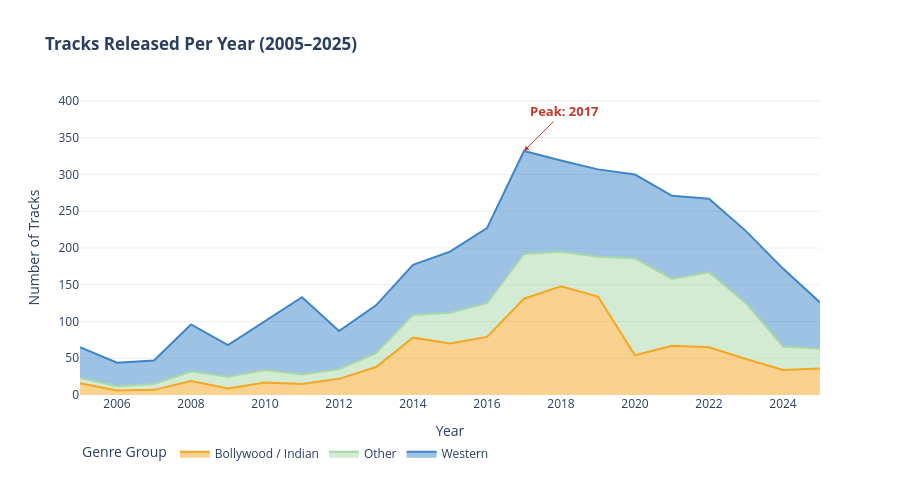

Notebook cell for this chart:
### Markdown cell above
Looking at release year trends reveals a compelling arc: the iTunes catalog grew steadily from 2010, peaked around **2016–2017**, and has been declining since. This mirrors the broader industry shift toward streaming (Spotify, Apple Music), where consumers rent music rather than purchase individual tracks.

### Code cell
year_df = df[(df['release_year'] >= 2005) & (df['release_year'] <= 2025)]
year_counts = year_df.groupby('release_year').size().reset_index(name='tracks')

df['genre_group'] = df['genre'].apply(
    lambda g: 'Bollywood / Indian' if g in ['Bollywood', 'Indian Pop', 'Punjabi Pop', 'Telugu']
    else ('Western' if g in ['Pop', 'Rock', 'Hip-Hop/Rap', 'R&B/Soul', 'Country', 'Alternative', 'Dance', 'Electronic']
    else 'Other')
)

year_genre = (
    df[(df['release_year'] >= 2005) & (df['release_year'] <= 2025)]
    .groupby(['release_year', 'genre_group'])
    .size()
    .reset_index(name='tracks')
)

fig5 = px.area(
    year_genre,
    x='release_year',
    y='tracks',
    color='genre_group',
    color_discrete_map={
        'Western': '#3d85c8',
        'Bollywood / Indian': '#f6a623',
        'Other': '#a8d8a8'
    },
    title='<b>Tracks Released Per Year (2005–2025)</b>',
    labels={'release_year': 'Year', 'tracks': 'Number of Tracks', 'genre_group': 'Genre Group'}
)

fig5.add_annotation(
    x=2017, y=332, text='<b>Peak: 2017</b>',
    showarrow=True, arrowhead=2, ax=40, ay=-40,
    font=dict(color='#c0392b', size=13),
    arrowcolor='#c0392b'
)

fig5.update_layout(
    height=480,
    plot_bgcolor='white',
    xaxis=dict(showgrid=False, dtick=2),
    yaxis=dict(showgrid=True, gridcolor='#eee'),
    legend=dict(title='Genre Group', orientation='h', y=-0.15)
)
fig5.show()

print('\nInsight: Catalog releases peaked in 2016-2017 and have significantly declined  by 2024,')
print('consistent with the shift from individual track purchases to streaming subscriptions.')

### Figure 1 — Plotly figure (JSON) as saved in the notebook; plotly's stock layout.template omitted (floating-point values rounded to 4 significant figures)
{"data": [{"fillpattern": {"shape": ""}, "hovertemplate": "Genre Group=Bollywood / Indian<br>Year=%{x}<br>Number of Tracks=%{y}<extra></extra>", "legendgroup": "Bollywood / Indian", "line": {"color": "#f6a623"}, "marker": {"symbol": "circle"}, "mode": "lines", "name": "Bollywood / Indian", "orientation": "v", "showlegend": true, "stackgroup": "1", "type": "scatter", "x": [2005, 2006, 2007, 2008, 2009, 2010, 2011, 2012, 2013, 2014, 2015, 2016, 2017, 2018, 2019, 2020, 2021, 2022, 2023, 2024, 2025], "xaxis": "x", "y": [16, 6, 7, 19, 9, 17, 15, 22, 38, 78, 70, 79, 131, 148, 134, 54, 67, 65, 49, 34, 36], "yaxis": "y"}, {"fillpattern": {"shape": ""}, "hovertemplate": "Genre Group=Other<br>Year=%{x}<br>Number of Tracks=%{y}<extra></extra>", "legendgroup": "Other", "line": {"color": "#a8d8a8"}, "marker": {"symbol": "circle"}, "mode": "lines", "name": "Other", "orientation": "v", "showlegend": true, "stackgroup": "1", "type": "scatter", "x": [2005, 2006, 2007, 2008, 2009, 2010, 2011, 2012, 2013, 2014, 2015, 2016, 2017, 2018, 2019, 2020, 2021, 2022, 2023, 2024, 2025], "xaxis": "x", "y": [7, 6, 8, 13, 16, 17, 13, 13, 19, 31, 42, 46, 61, 47, 54, 132, 91, 102, 76, 32, 27], "yaxis": "y"}, {"fillpattern": {"shape": ""}, "hovertemplate": "Genre Group=Western<br>Year=%{x}<br>Number of Tracks=%{y}<extra></extra>", "legendgroup": "Western", "line": {"color": "#3d85c8"}, "marker": {"symbol": "circle"}, "mode": "lines", "name": "Western", "orientation": "v", "showlegend": true, "stackgroup": "1", "type": "scatter", "x": [2005, 2006, 2007, 2008, 2009, 2010, 2011, 2012, 2013, 2014, 2015, 2016, 2017, 2018, 2019, 2020, 2021, 2022, 2023, 2024, 2025], "xaxis": "x", "y": [42, 32, 32, 64, 43, 66, 105, 52, 65, 68, 83, 102, 140, 124, 119, 114, 113, 100, 98, 106, 63], "yaxis": "y"}], "layout": {"annotations": [{"arrowcolor": "#c0392b", "arrowhead": 2, "ax": 40, "ay": -40, "font": {"color": "#c0392b", "size": 13}, "showarrow": true, "text": "<b>Peak: 2017</b>", "x": 2017, "y": 332}], "height": 480, "legend": {"orientation": "h", "title": {"text": "Genre Group"}, "tracegroupgap": 0, "y": -0.15}, "plot_bgcolor": "white", "title": {"text": "<b>Tracks Released Per Year (2005–2025)</b>"}, "xaxis": {"anchor": "y", "domain": [0, 1], "dtick": 2, "showgrid": false, "title": {"text": "Year"}}, "yaxis": {"anchor": "x", "domain": [0, 1], "gridcolor": "#eee", "showgrid": true, "title": {"text": "Number of Tracks"}}}}
